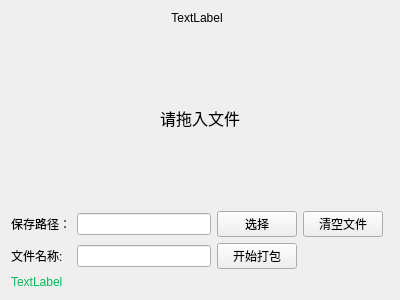
<?xml version="1.0" encoding="UTF-8"?>
<ui version="4.0">
 <class>WgBTFMake</class>
 <widget class="QWidget" name="WgBTFMake">
  <property name="geometry">
   <rect>
    <x>0</x>
    <y>0</y>
    <width>400</width>
    <height>300</height>
   </rect>
  </property>
  <property name="windowTitle">
   <string>Form</string>
  </property>
  <layout class="QGridLayout" name="gridLayout" rowstretch="0,8,1,0,0">
   <item row="1" column="0" colspan="5">
    <widget class="QWidget" name="widget" native="true">
     <layout class="QHBoxLayout" name="horizontalLayout">
      <item>
       <widget class="QLabel" name="label">
        <property name="font">
         <font>
          <pointsize>12</pointsize>
         </font>
        </property>
        <property name="text">
         <string>请拖入文件</string>
        </property>
        <property name="alignment">
         <set>Qt::AlignCenter</set>
        </property>
        <property name="wordWrap">
         <bool>true</bool>
        </property>
       </widget>
      </item>
     </layout>
    </widget>
   </item>
   <item row="3" column="0">
    <widget class="QLabel" name="label_3">
     <property name="text">
      <string>文件名称:</string>
     </property>
    </widget>
   </item>
   <item row="2" column="1">
    <widget class="QLineEdit" name="lineEdit"/>
   </item>
   <item row="2" column="0">
    <widget class="QLabel" name="label_2">
     <property name="text">
      <string>保存路径：</string>
     </property>
    </widget>
   </item>
   <item row="2" column="2">
    <widget class="QPushButton" name="selectDirBtn">
     <property name="text">
      <string>选择</string>
     </property>
    </widget>
   </item>
   <item row="3" column="2">
    <widget class="QPushButton" name="startBtn">
     <property name="text">
      <string>开始打包</string>
     </property>
    </widget>
   </item>
   <item row="2" column="3">
    <widget class="QPushButton" name="clsBtn">
     <property name="text">
      <string>清空文件</string>
     </property>
    </widget>
   </item>
   <item row="3" column="1">
    <widget class="QLineEdit" name="lineEdit_2"/>
   </item>
   <item row="4" column="0" colspan="4">
    <widget class="QLabel" name="label_tip">
     <property name="palette">
      <palette>
       <active>
        <colorrole role="WindowText">
         <brush brushstyle="SolidPattern">
          <color alpha="255">
           <red>0</red>
           <green>189</green>
           <blue>88</blue>
          </color>
         </brush>
        </colorrole>
       </active>
       <inactive>
        <colorrole role="WindowText">
         <brush brushstyle="SolidPattern">
          <color alpha="255">
           <red>0</red>
           <green>189</green>
           <blue>88</blue>
          </color>
         </brush>
        </colorrole>
       </inactive>
       <disabled/>
      </palette>
     </property>
     <property name="text">
      <string>TextLabel</string>
     </property>
    </widget>
   </item>
   <item row="0" column="0" colspan="4">
    <widget class="QLabel" name="label_top">
     <property name="text">
      <string>TextLabel</string>
     </property>
     <property name="alignment">
      <set>Qt::AlignCenter</set>
     </property>
    </widget>
   </item>
  </layout>
 </widget>
 <resources/>
 <connections/>
</ui>
